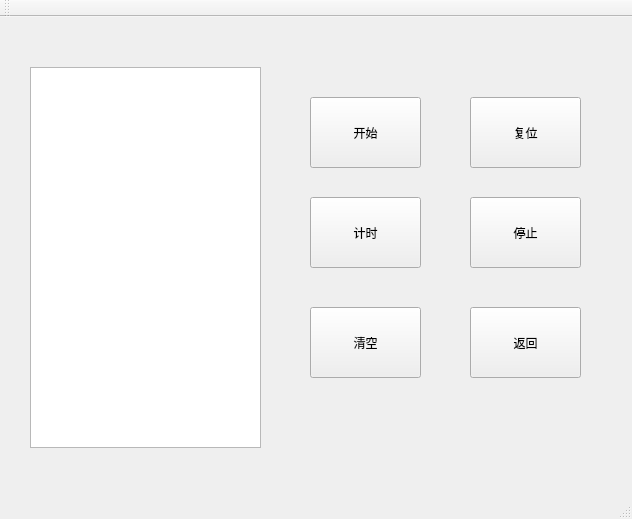
<?xml version="1.0" encoding="UTF-8"?>
<ui version="4.0">
 <class>MainWindow</class>
 <widget class="QMainWindow" name="MainWindow">
  <property name="geometry">
   <rect>
    <x>0</x>
    <y>0</y>
    <width>632</width>
    <height>519</height>
   </rect>
  </property>
  <property name="windowTitle">
   <string>MainWindow</string>
  </property>
  <widget class="QWidget" name="centralWidget">
   <widget class="QTextBrowser" name="textBrowser">
    <property name="geometry">
     <rect>
      <x>30</x>
      <y>50</y>
      <width>231</width>
      <height>381</height>
     </rect>
    </property>
   </widget>
   <widget class="QPushButton" name="start_Btn">
    <property name="geometry">
     <rect>
      <x>310</x>
      <y>80</y>
      <width>111</width>
      <height>71</height>
     </rect>
    </property>
    <property name="text">
     <string>开始</string>
    </property>
   </widget>
   <widget class="QPushButton" name="reset_Btn">
    <property name="geometry">
     <rect>
      <x>470</x>
      <y>80</y>
      <width>111</width>
      <height>71</height>
     </rect>
    </property>
    <property name="text">
     <string>复位</string>
    </property>
   </widget>
   <widget class="QPushButton" name="stop_Btn">
    <property name="geometry">
     <rect>
      <x>470</x>
      <y>180</y>
      <width>111</width>
      <height>71</height>
     </rect>
    </property>
    <property name="text">
     <string>停止</string>
    </property>
   </widget>
   <widget class="QPushButton" name="count_Btn">
    <property name="geometry">
     <rect>
      <x>310</x>
      <y>180</y>
      <width>111</width>
      <height>71</height>
     </rect>
    </property>
    <property name="text">
     <string>计时</string>
    </property>
   </widget>
   <widget class="QLabel" name="show_label">
    <property name="geometry">
     <rect>
      <x>330</x>
      <y>50</y>
      <width>241</width>
      <height>51</height>
     </rect>
    </property>
    <property name="font">
     <font>
      <family>Consolas</family>
      <pointsize>16</pointsize>
     </font>
    </property>
    <property name="text">
     <string/>
    </property>
    <property name="alignment">
     <set>Qt::AlignCenter</set>
    </property>
   </widget>
   <widget class="QPushButton" name="clear_Btn">
    <property name="geometry">
     <rect>
      <x>310</x>
      <y>290</y>
      <width>111</width>
      <height>71</height>
     </rect>
    </property>
    <property name="text">
     <string>清空</string>
    </property>
   </widget>
   <widget class="QPushButton" name="back_Btn">
    <property name="geometry">
     <rect>
      <x>470</x>
      <y>290</y>
      <width>111</width>
      <height>71</height>
     </rect>
    </property>
    <property name="text">
     <string>返回</string>
    </property>
   </widget>
  </widget>
  <widget class="QMenuBar" name="menuBar">
   <property name="geometry">
    <rect>
     <x>0</x>
     <y>0</y>
     <width>632</width>
     <height>23</height>
    </rect>
   </property>
  </widget>
  <widget class="QToolBar" name="mainToolBar">
   <attribute name="toolBarArea">
    <enum>TopToolBarArea</enum>
   </attribute>
   <attribute name="toolBarBreak">
    <bool>false</bool>
   </attribute>
  </widget>
  <widget class="QStatusBar" name="statusBar"/>
 </widget>
 <layoutdefault spacing="6" margin="11"/>
 <resources/>
 <connections/>
</ui>
